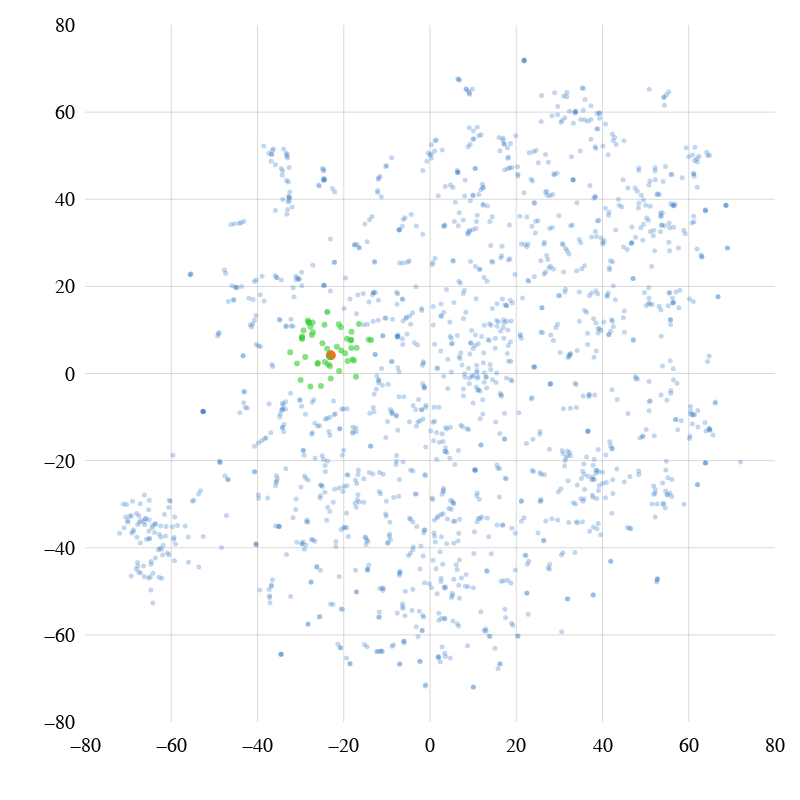

This figure's notebook cell:
### Code cell
# settings
axis_col = 'rgba(0, 0, 0, 0.15)'
no_col = 'rgba(0, 0, 0, 0)'
axis_desc: dict = dict(linecolor=no_col, gridcolor=axis_col, zerolinecolor=axis_col, zerolinewidth=1)
layout = dict(
    autosize=False,
    width=800,
    height=800,
    margin=dict(
        l=25, r=25, b=25, t=25, pad=5
    ),
    # paper_bgcolor="white",
    font_family="Times New Roman",
    font_color="black",
    font_size=20,
    plot_bgcolor='white',
    xaxis=axis_desc,
    yaxis=axis_desc,
    xaxis2=axis_desc,
    yaxis2=axis_desc,
)

fig = sp.make_subplots(
    rows=1, cols=1, shared_xaxes=True, shared_yaxes=True, horizontal_spacing=0.02,
    # x_title="% Completeness"
)

def divide_chunks(l, n):
    for i in range(0, len(l), n):
        yield l[i:i + n]

s, o = 5, 0.3
fig.add_trace(
    go.Scatter(
        x = [x for i, (x, y) in enumerate(latentx) if i not in found_is],
        y = [y for i, (x, y) in enumerate(latentx) if i not in found_is],
        mode='markers',
        marker=dict(
            size=s,
            color='#3679c6',
            opacity=o
        ),
        showlegend=False,
        # text=[f"{t}<br><br>{'<br>'.join([' '.join(c) for c in divide_chunks(a.split(' '), 18)])}" for doi, t, a, e in mappings],
        text=['<br>'.join(' '.join(c) for c in divide_chunks(t.split(" "), 12)) for i, (doi, t, a, e) in enumerate(mappings) if i not in found_is],
    ),
    row=1, col=1,
)

fig.add_trace(
    go.Scatter(
        x = [found_x], y = [found_y],
        mode='markers',
        marker=dict(
            size=s*2,
            color='#f76e21',
            opacity=1
        ),
        showlegend=False,
        text=['<br>'.join(' '.join(c) for c in divide_chunks(found_title.split(" "), 12))],
    ),
    row=1, col=1,
)

fig.add_trace(
    go.Scatter(
        x = [x for i, (x, y, doi, ftitle, fabstract) in closest],
        y = [y for i, (x, y, doi, ftitle, fabstract) in closest],

        # x = [x for x, y in pca_x],
        # y = [y for x, y in pca_x],
        mode='markers',
        marker=dict(
            size=s*1.2,
            color='#32cd32',
            opacity=0.6
        ),
        showlegend=False,
        text=['<br>'.join(' '.join(c) for c in divide_chunks(ftitle.split(" "), 12)) for i, (x, y, doi, ftitle, fabstract) in closest]
    ),
    row=1, col=1,
)

# for i, ((doi, t, a, e), (x, y)) in enumerate(zip(mappings, latentx)):
#     if i % 250 != 0: continue

#     fig.add_annotation(
#         x=x, y=y,
#         xshift=-10, yshift=10,
#         text="<br>".join(" ".join(c) for c in divide_chunks(t.split(" "), 12)),
#         showarrow=True,
#         arrowhead=2,
#     )

_layout: dict[Any, Any] = layout.copy()
_layout.update(dict(
    hoverlabel=dict(
        # bgcolor="rgba(0, 0, 0, 0.2)",
        font_size=12,
        # font_family="Rockwell"
    ),
    xaxis=dict(title="", range=(-R, R), **axis_desc),
    yaxis=dict(title="", range=(-R, R), **axis_desc),
))
fig.update_annotations(font_size=10)
fig.update_layout(go.Layout(**_layout))
fig.show()

### Figure 1 — Plotly figure (JSON) as saved in the notebook; plotly's stock layout.template omitted (floating-point values rounded to 4 significant figures; data arrays with more than 128 entries replaced by an {"elided": "..."} marker saying what was removed)
{"data": [{"marker": {"color": "#3679c6", "opacity": 0.3, "size": 5}, "mode": "markers", "showlegend": false, "text": {"elided": "1531 str values"}, "type": "scatter", "x": {"elided": "1531 float values"}, "xaxis": "x", "y": {"elided": "1531 float values"}, "yaxis": "y"}, {"marker": {"color": "#f76e21", "opacity": 1, "size": 10}, "mode": "markers", "showlegend": false, "text": ["A Library of Tunable, Portable, and Inducer-Free Promoters Derived from Cyanobacteria."], "type": "scatter", "x": [-23.0], "xaxis": "x", "y": [4.187], "yaxis": "y"}, {"marker": {"color": "#32cd32", "opacity": 0.6, "size": 6}, "mode": "markers", "showlegend": false, "text": ["Comparative Dose-Response Analysis of Inducible Promoters in Cyanobacteria.", "Analysis of the leakage of gene repression by an artificial TetR-regulated promoter<br>in cyanobacteria.", "A Rhamnose-Inducible System for Precise and Temporal Control of Gene Expression in<br>Cyanobacteria.", "Regulatory Tools for Controlling Gene Expression in Cyanobacteria.", "Synechococcus\nDevelopment of a New Biocontainment Strategy in Model Cyanobacterium  Strains.", "Genome Engineering of the 2,3-Butanediol Biosynthetic Pathway for Tight Regulation in Cyanobacteria.", "A Genetic Toolbox for Modulating the Expression of Heterologous Genes in the<br>Cyanobacterium Synechocystis sp. PCC 6803.", "Zn2+-Inducible Expression Platform for Synechococcus sp. Strain PCC 7002 Based on the<br>smtA Promoter/Operator and smtB Repressor.", "Mesoscopic model and free energy landscape for protein-DNA binding sites: analysis of<br>cyanobacterial promoters.", "Improving the induction fold of riboregulators for cyanobacteria.", "Theophylline-dependent riboswitch as a novel genetic tool for strict regulation of protein<br>expression in Cyanobacterium Synechococcus elongatus PCC 7942.", "Oxygen-responsive genetic circuits constructed in Synechocystis sp. PCC 6803.", "Application of the Synechococcus nirA promoter to establish an inducible expression system<br>for engineering the Synechocystis tocopherol pathway.", "Fine-Tuning of Photoautotrophic Protein Production by Combining Promoters and Neutral Sites in<br>the Cyanobacterium Synechocystis sp. Strain PCC 6803.", "An expression system for regulated protein production in Synechocystis sp. PCC 6803<br>and its application for construction of a conditional knockout of the ferrochelatase<br>enzyme.", "[Construction and evaluation of efficient gene expression platforms in Synechocystis sp. strain<br>PCC6803].", "The role of three-tandem Pho Boxes in the control of the C-P<br>lyase operon in a thermophilic cyanobacterium.", "Potential of Synechocystis PCC 6803 as a novel cyanobacterial chassis for heterologous<br>expression of enzymes in the trans-resveratrol biosynthetic pathway.", "Development of shuttle vectors for rapid prototyping of engineered Synechococcus sp. PCC7002.", "Expression of genes in cyanobacteria: adaptation of endogenous plasmids as platforms for<br>high-level gene expression in Synechococcus sp. PCC 7002.", "Transcriptional Terminators Allow Leak-Free Chromosomal Integration of Genetic Constructs in Cyanobacteria.", "Systematic identification of a neutral site on chromosome of Synechococcus sp. PCC7002,<br>a promising photosynthetic chassis strain.", "Cell-Free Transcription-Coupled CRISPR/Cas12a Assay for Prototyping Cyanobacterial Promoters.", "A CRISPR-Based Method for Constructing Conditional Mutations of Essential Genes in Cyanobacteria.", "Broad-host-range vector system for synthetic biology and biotechnology in cyanobacteria.", "Exploiting Polyploidy for Markerless and Plasmid-Free Genome Engineering in Cyanobacteria.", "Developing a Cas9-based tool to engineer native plasmids in Synechocystis sp. PCC<br>6803.", "CyanoGate: A Modular Cloning Suite for Engineering Cyanobacteria Based on the Plant<br>MoClo Syntax.", "Regulation of internal promoters in a zinc-responsive operon is influenced by transcription<br>from upstream promoters.", "A retinoic acid binding cytochrome P450: CYP120A1 from Synechocystis sp. PCC 6803.", "Synechocystis\nA Reversibly Induced CRISPRi System Targeting Photosystem II in the Cyanobacterium <br>sp. PCC 6803.", "Synechococcus\nTunable Repression of Key Photosynthetic Processes Using Cas12a CRISPR Interference in the<br>Fast-Growing Cyanobacterium  sp. UTEX 2973.", "CRISPR interference as a titratable, trans-acting regulatory tool for metabolic engineering in<br>the cyanobacterium Synechococcus sp. strain PCC 7002.", "CRISPR-Cas mediated genome engineering of cyanobacteria.", "Phyletic distribution and conservation of the bacterial transcription termination factor Rho.", "Synechocystis\nInducible CRISPR/Cas9 Allows for Multiplexed and Rapidly Segregated Single-Target Genome Editing in<br> Sp. PCC 6803.", "Spatio-Temporal Gene Induction Systems in the Heterocyst-Forming Multicellular Cyanobacterium Anabaena sp. PCC<br>7120.", "Base editing for reprogramming cyanobacterium Synechococcus elongatus.", "Phenotypic variation caused by variation in the relative copy number of pDU1-based<br>plasmids expressing the GAF domain of Pkn41 or Pkn42 in Anabaena sp.<br>PCC 7120.", "Expanding the Potential of CRISPR-Cpf1-Based Genome Editing Technology in the Cyanobacterium Anabaena<br>PCC 7120.", "Cpf1 Is A Versatile Tool for CRISPR Genome Editing Across Diverse Species<br>of Cyanobacteria.", "Manipulation of topoisomerase expression inhibits cell division but not growth and reveals<br>a distinctive promoter structure in Synechocystis.", "Premethylation of foreign DNA improves integrative transformation efficiency in Synechocystis sp. strain<br>PCC 6803.", "SEVA-Cpf1, a CRISPR-Cas12a vector for genome editing in cyanobacteria.", "In vivo transposon tagging in the nonheterocystous nitrogen-fixing cyanobacterium Leptolyngbya boryana.", "Single Crossover to Inactivate Target Gene in Cyanobacteria.", "Identification of the DNA methyltransferases establishing the methylome of the cyanobacterium Synechocystis<br>sp. PCC 6803."], "type": "scatter", "x": [-23.25, -23.84, -24.37, -23.65, -21.58, -23.18, -20.58, -19.68, -24.95, -26.01, -26.06, -21.06, -19.09, -18.26, -17.96, -19.25, -23.02, -17.63, -18.4, -18.28, -28.93, -17.01, -27.4, -27.15, -20.67, -24.48, -18.22, -21.13, -25.29, -17.16, -29.66, -29.72, -29.66, -27.71, -30.84, -29.32, -27.74, -27.23, -30.0, -28.15, -28.05, -32.41, -14.22, -28.34, -16.48, -23.81, -13.66], "xaxis": "x", "y": [3.79, 5.699, 2.629, 2.085, 6.169, 1.733, 5.261, 4.626, 6.964, 2.439, 2.214, 0.5794, 2.865, 5.873, 3.186, 7.968, -1.169, 2.963, 7.634, 7.687, 3.761, 5.901, 8.847, 9.492, 10.63, 11.2, 9.58, 11.28, -2.881, -0.7257, 7.927, 8.195, 8.511, 10.71, 2.297, 9.895, -2.989, 11.68, -1.501, 11.63, 11.77, 4.871, 7.795, 12.15, 11.36, 14.12, 7.681], "yaxis": "y"}], "layout": {"autosize": false, "font": {"color": "black", "family": "Times New Roman", "size": 20}, "height": 800, "hoverlabel": {"font": {"size": 12}}, "margin": {"b": 25, "l": 25, "pad": 5, "r": 25, "t": 25}, "plot_bgcolor": "white", "width": 800, "xaxis": {"anchor": "y", "domain": [0, 1], "gridcolor": "rgba(0, 0, 0, 0.15)", "linecolor": "rgba(0, 0, 0, 0)", "range": [-80, 80], "title": {"text": ""}, "zerolinecolor": "rgba(0, 0, 0, 0.15)", "zerolinewidth": 1}, "xaxis2": {"gridcolor": "rgba(0, 0, 0, 0.15)", "linecolor": "rgba(0, 0, 0, 0)", "zerolinecolor": "rgba(0, 0, 0, 0.15)", "zerolinewidth": 1}, "yaxis": {"anchor": "x", "domain": [0, 1], "gridcolor": "rgba(0, 0, 0, 0.15)", "linecolor": "rgba(0, 0, 0, 0)", "range": [-80, 80], "title": {"text": ""}, "zerolinecolor": "rgba(0, 0, 0, 0.15)", "zerolinewidth": 1}, "yaxis2": {"gridcolor": "rgba(0, 0, 0, 0.15)", "linecolor": "rgba(0, 0, 0, 0)", "zerolinecolor": "rgba(0, 0, 0, 0.15)", "zerolinewidth": 1}}}
